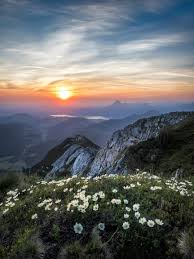
#> input picture DIP/DIP_Lab_406/Lab/Python/Lab_03/nature.jpeg, 194 x 259 px
$ python HistogramEqualization.py
#> lines starting #> are read from the running program, lines starting #| are printed output that depends on the picture
import cv2
import numpy as np
from matplotlib import pyplot as plt

input_image = cv2.imread('nature.jpeg', cv2.IMREAD_GRAYSCALE)
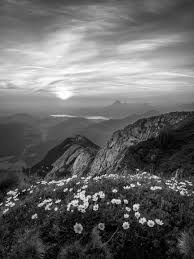
#> input_image: shape (259, 194); min 0, max 255, mean 102.8

plt.figure(figsize=(10, 8))

plt.subplot(2, 2, 1)
plt.imshow(input_image, cmap='gray')
plt.title('Input Image')
plt.axis('off')

plt.subplot(2, 2, 2)
plt.hist(input_image.ravel(), bins=256, range=[0, 256])
plt.title('Histogram of Input Image')

equalized_image = cv2.equalizeHist(input_image)
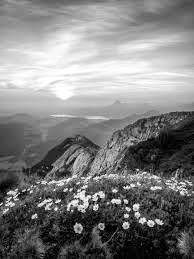
#> equalized_image: shape (259, 194); min 0, max 255, mean 127.5

plt.subplot(2, 2, 3)
plt.imshow(equalized_image, cmap='gray')
plt.title('Histogram-Equalized Image')
plt.axis('off')

plt.subplot(2, 2, 4)
plt.hist(equalized_image.ravel(), bins=256, range=[0, 256])
plt.title('Histogram of Equalized Image')

plt.tight_layout()
plt.show()
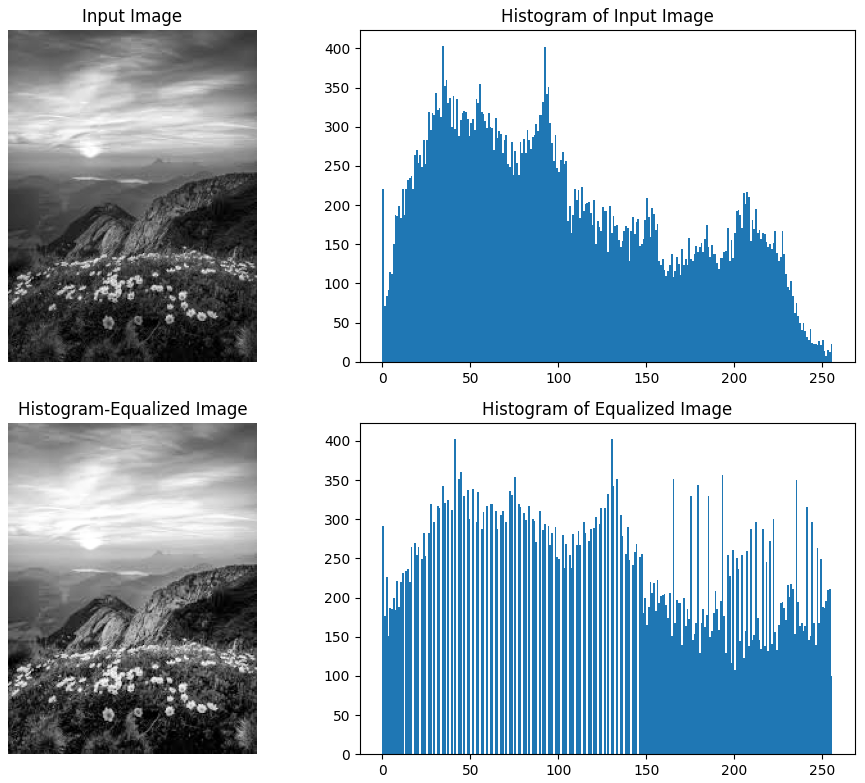
#> figure drawn by matplotlib, 4 panels; panel 2: tallest bar 403 high, from x = 34 to 35; panel 4: tallest bar 403 high, from x = 41 to 42
import cv2
import numpy as np
from matplotlib import pyplot as plt

input_image = cv2.imread('your_image.jpg', cv2.IMREAD_GRAYSCALE)

plt.figure(figsize=(10, 8))

plt.subplot(2, 2, 1)
#> (the run stopped early here; a loop or call above may not have finished)

$ run again, with DIP/DIP_Lab_406/Lab/Python/Lab_03/flower.jpeg copied over DIP/DIP_Lab_406/Lab/Python/Lab_03/nature.jpeg
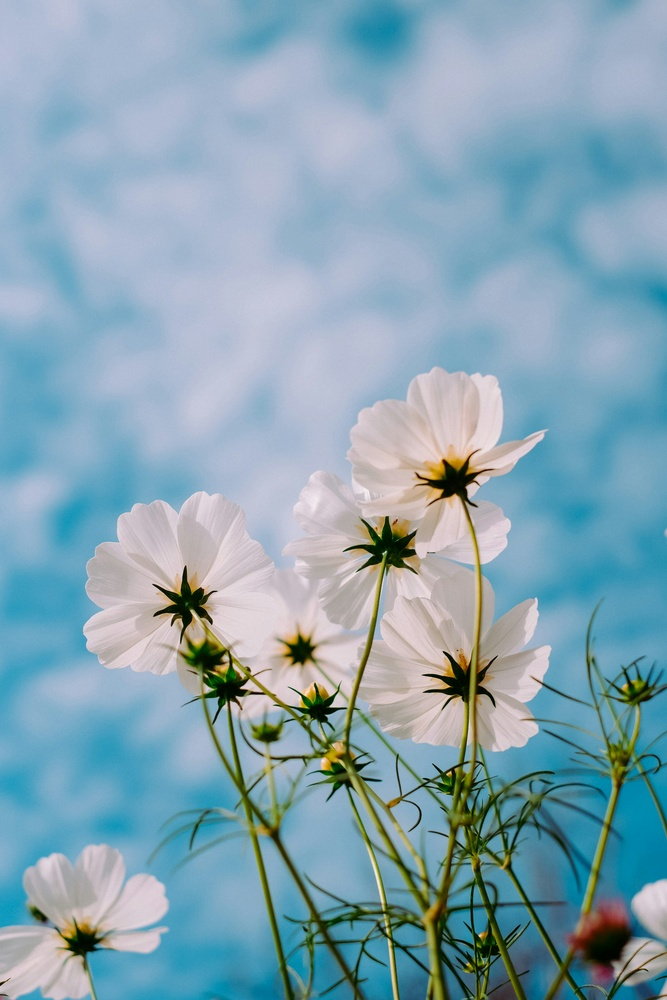
#> input picture DIP/DIP_Lab_406/Lab/Python/Lab_03/flower.jpeg, 667 x 1000 px, shrunk from 3000 x 4500 before the run
#> `equalized_image = cv2.equalizeHist(input_image)`:
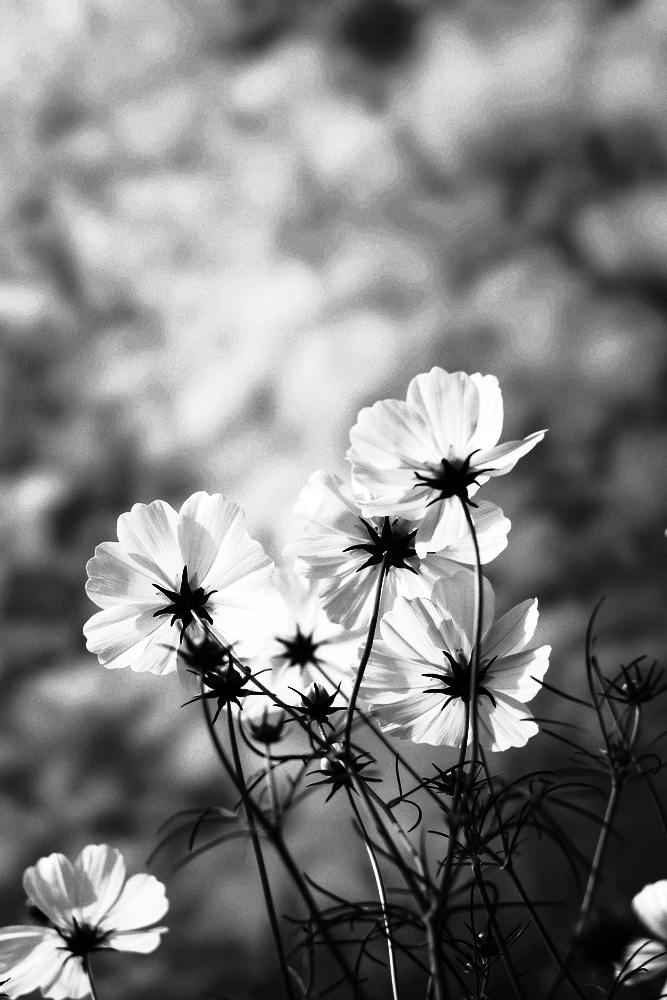
#> equalized_image: shape (1000, 667); min 0, max 255, mean 128.7
#> `plt.show()`:
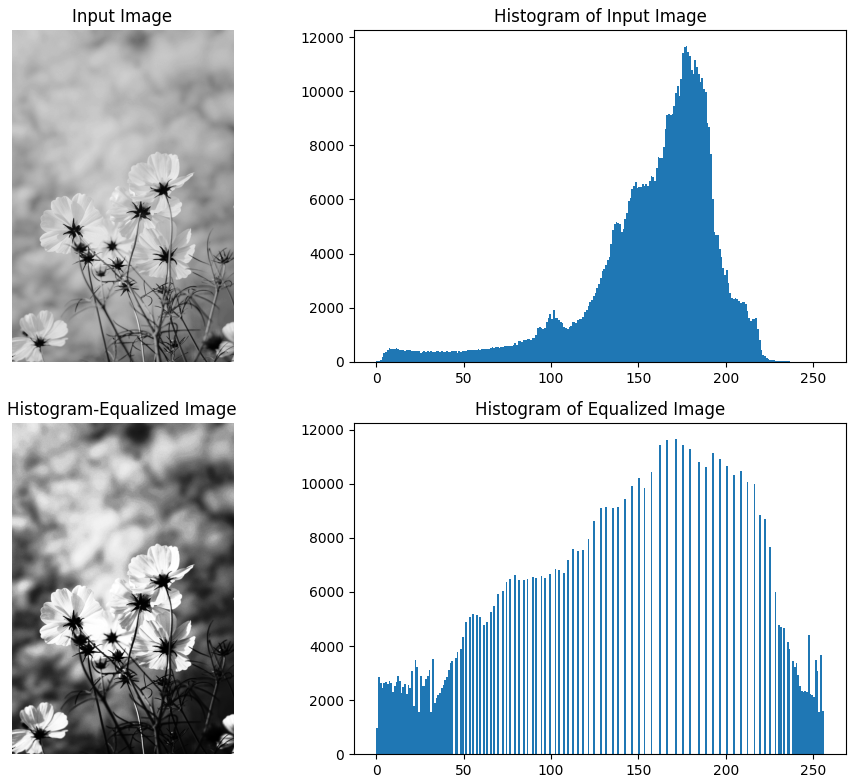
#> figure drawn by matplotlib, 4 panels; panel 2: tallest bar 11669 high, from x = 177 to 178; panel 4: tallest bar 11669 high, from x = 171 to 172
